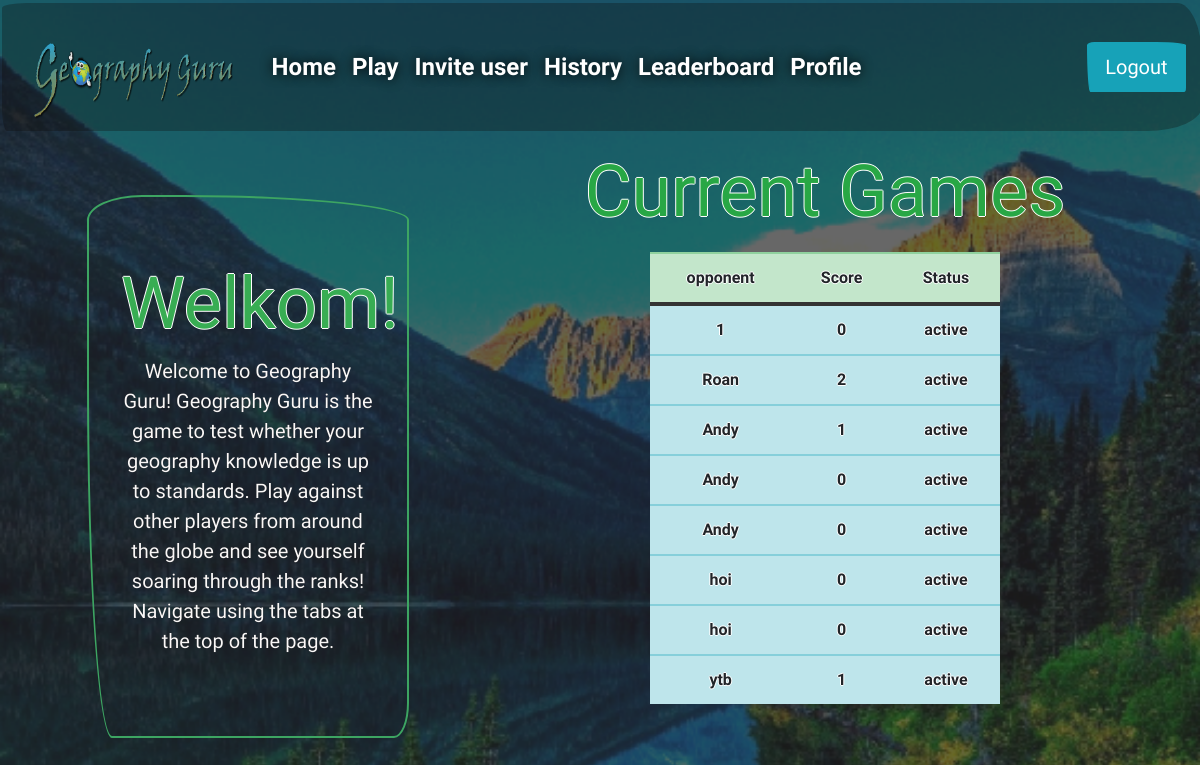
/ (signed in), run on the app's committed database.
### tables this page shows
CREATE TABLE 'games' ('game_id' integer PRIMARY KEY AUTOINCREMENT NOT NULL, 'player1_id' integer NOT NULL, 'player2_id' integer NOT NULL, 'questions' text NOT NULL, 'score' INTEGER NOT NULL DEFAULT 999, 'player1_name' text, 'player2_name' text, 'status' text NOT NULL DEFAULT 'starting');

### application.py (the view, shortened to what this page needs)
@app.route("/", methods=["GET", "POST"])
@login_required
def index():
    session["score"] = 0
    finished = session.get("finished")
    if request.method == "GET":
        user_index = index_info(session.get("user_id"))
        rows = user_index[0]
        rows2 = user_index[1]
        if rows or rows2:
            return render_template("index.html", current=rows, current2=rows2, finished=finished)
        else:
            return render_template("index.html", finished=finished)

### helpers.py (called while the page is built)
def login_required(f):
    @wraps(f)
    def decorated_function(*args, **kwargs):
        if session.get("user_id") is None:
            return redirect("/login")
        return f(*args, **kwargs)
    return decorated_function

def index_info(user_id):
    sent = db.execute("SELECT game_id, player1_name, player2_name, score, status FROM games WHERE player1_id = :id and status = :active",
                      id=session["user_id"], active=("active"))
    received = db.execute("SELECT game_id, player1_name, player2_name, score, status FROM games WHERE player2_id = :id and status = :active",
                          id=session["user_id"], active=("active"))
    return [sent, received]

### templates/index.html (shortened to what this page needs)
{% extends "layout.html" %}
{% block main %}
<div class="row">
  <div class="column left">
    <div class="jumbotron">
  <h1 class="display-3">Welkom!</h1>
  <p class="lead">      Welcome to Geography Guru!
      Geography Guru is the game to test whether your geography knowledge is up to standards.
      Play against other players from around the globe and see yourself soaring through the ranks!
      Navigate using the tabs at the top of the page.</p>
</div>
  </div>
  <div class="column right">
    <h1 class="display-3"><p class ="text-success">Current Games</p></h1>
    <div class="scroller">
    <table class="table">
      <thead>
        <tr class="table-success">
          <th scope="col">opponent</th></th>
          <th scope="col">Score</th>
          <th colspan="2">Status</th>
        </tr>
      </thead>
      {% if current or current2 %}
          {% for now in current %}
            <tr class="table-info">
              <td scope="col">{{ now.player2_name }}</td>
              <td scope="col">{{ now.score }}</td>
              <td colspan="2">{{ now.status }}</td>
            </tr>
          {% endfor %}
        {% else %}
        <tr class="table-info">
          <td colspan="4">No current games :(</td>
        </tr>
        {% endif %}
    </table>
    </div>
  </div>
</div>
{% endblock %}

### templates/layout.html (shortened to what this page needs)
<!DOCTYPE html>
<html lang="en">
    <head>
        <link href="https://stackpath.bootstrapcdn.com/bootswatch/4.2.1/sketchy/bootstrap.min.css" rel="stylesheet">
        <link href="{{ url_for('static', filename='styles.css') }}" rel="stylesheet"/>
    </head>
    <body class="">
        <div class="">
            {% if session.user_id %}
            <nav class="navbar navbar-expand-lg navbar-dark" style="background-color: RGB(16,12,8, 0.3);">
            <a class="navbar-brand" href="{{ url_for('index') }}"><img src={{ url_for('static', filename = 'logo.png') }} width="200" height="70"></span></a>
            <div class="collapse navbar-collapse" id="navbarColor02">
              <ul class="navbar-nav mr-auto">
                <li class="nav-item active" action="{{ url_for('index') }}">
                  <a class="nav-link" href="{{ url_for('index') }}">Home<span class="sr-only">(current)</span></a>
                </li>
                <li class="nav-item">
                  <a class="nav-link" href="{{ url_for('instaplay') }}">Play</a>
                </li>
                <li class="nav-item">
                  <a class="nav-link" href="{{ url_for('find_game') }}">Invite user</a>
                </li>
                <li class="nav-item">
                  <a class="nav-link" href="{{ url_for('history') }}">History</a>
                </li>
                <li class="nav-item">
                  <a class="nav-link" href="{{ url_for('leaderboard') }}">Leaderboard</a>
                </li>
                <li class="nav-item">
                  <a class="nav-link" href="{{ url_for('profile') }}">Profile</a>
                </li>
              </ul>
              <form class="form-inline my-2 my-lg-0" action="{{ url_for('logout') }}">
                <button type="submit" class="btn btn-info btn-lg" id="logout">Logout</button>
              </form>
            </div>
            </nav>
            {% endif %}
                    </div>
            <main>
                {% block main %}{% endblock %}
            </main>
    </body>
</html>

### static/styles.css (style rules this page uses)
body { background-image: url("background3.png"); background-repeat: no-repeat; background-attachment: fixed; background-position: center; text-align: center; color: black; font-weight: 600; text-shadow: -1px 0 white, 0 1px white, 1px 0 white, 0 -1px white; height: 100%; background-size: cover; }
h1 { color: #38ad53; }
html, body { margin: 0; height: 100vh; overflow: hidden }
.jumbotron { margin: 10%; margin-left: 20%; border: 2px solid #3da562; }
.display-3 { font-size: 4.5rem; font-weight: 300; line-height: 1.2; color: #38ad53; }
.lead { font-size: 1.25rem; font-weight: 300; text-shadow: 0 0 0px black; color: #faf8f8; }
.navbar { min-height: 8rem; width: 100%; border: 0px solid #fff; text-align: center; margin-bottom: 0.5rem; margin-top: 0.2rem; margin-left:0.1rem; margin-right:0.1rem; }
.navbar-brand { padding: 0 15px; height: 80px; line-height: 100px; }
.navbar-brand img { height: 100%; }
@media (min-width: 768px) { .navbar-nav > li > a { padding-top: 26.5px; padding-bottom: 26.5px; line-height: 27px; font-size: 1.5rem; text-shadow: 0 0 12px black; } }
#logout { margin-left: auto; margin-right: auto; }
.table { border-radius: 5px; width: 50%; margin: 0px auto; float: none; }
.scroller { max-height: 70%; overflow-y: scroll; }
table { text-align: center; }
table th { background-color: #aaaaaa87; }
table td { background-color: #ffffff87; }
* { box-sizing: border-box; }
.column { float: left; padding: 10px; height: 100%; }
.left { width: 40%; }
.right { width: 60%; }
.row { width: 100%; height: 100vh; overflow: hidden; }
main td { text-align: center; }
a { color: #fff; text-decoration: underline; background-color: transparent; text-shadow: 0 0 0px black; }

### data on the page
games: player2_name "1", score "0", status "active"
games: player2_name "Roan", score "2", status "active"
games: player2_name "Andy", score "1", status "active"
games: player2_name "Andy", score "0", status "active"
games: player2_name "Andy", score "0", status "active"
games: player2_name "hoi", score "0", status "active"
games: player2_name "hoi", score "0", status "active"
games: player2_name "ytb", score "1", status "active"
